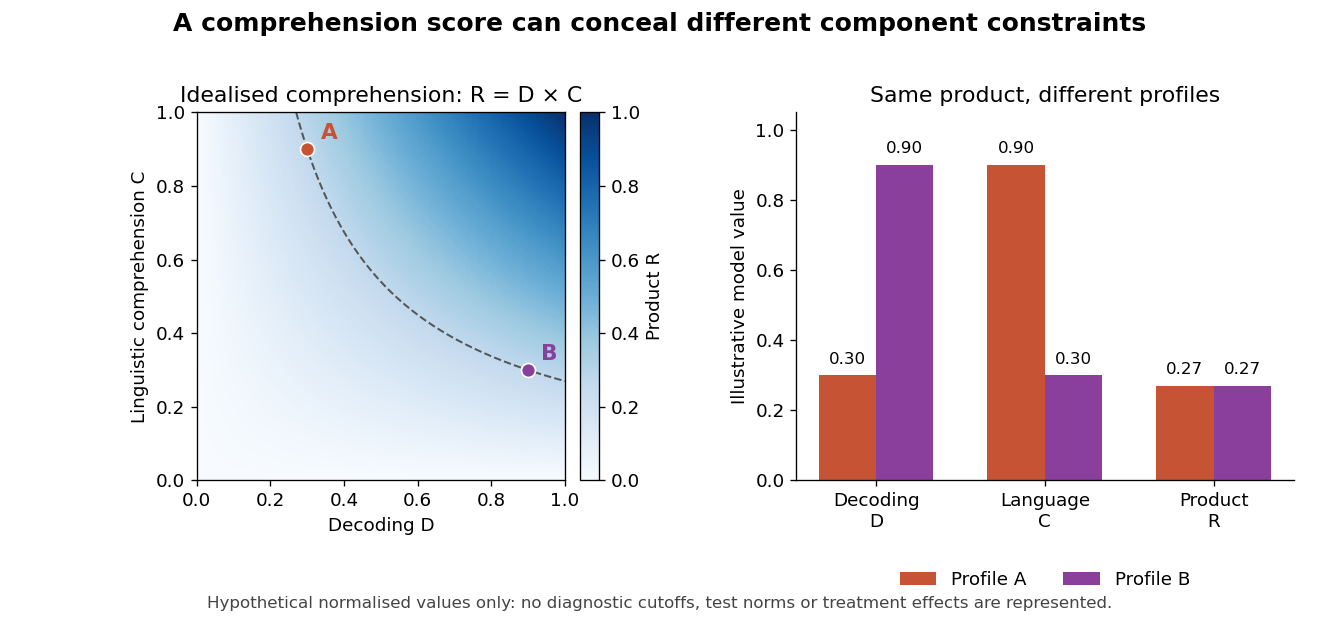

Reproduce this figure in Python.
"""Original idealised product-model illustration, not empirical test scores.

Python 3.14.4, NumPy 2.3.5, Matplotlib 3.10.7.
Writes a same-basename PNG to the current working directory.
"""
from pathlib import Path
import matplotlib
matplotlib.use('Agg')
import matplotlib.pyplot as plt
import numpy as np

plt.rcParams.update({'font.family':'DejaVu Sans','font.size':11})
fig,(ax,bx)=plt.subplots(1,2,figsize=(11,5.2),dpi=120,facecolor='white',gridspec_kw={'width_ratios':[1.04,1]})
t=np.linspace(0,1,201);d,c=np.meshgrid(t,t)
im=ax.pcolormesh(d,c,d*c,shading='auto',cmap='Blues',vmin=0,vmax=1,rasterized=True)
ax.contour(d,c,d*c,levels=[.27],colors=['#555555'],linestyles='--',linewidths=1.2)
for x,y,label,color in [(.3,.9,'A','#c75335'),(.9,.3,'B','#8b3f9d')]:
 ax.scatter([x],[y],s=70,color=color,edgecolor='white',linewidth=1.0,zorder=4)
 ax.annotate(label,(x,y),xytext=(8,6),textcoords='offset points',color=color,weight='bold',fontsize=13)
ax.set(xlim=(0,1),ylim=(0,1),xlabel='Decoding D',ylabel='Linguistic comprehension C',title='Idealised comprehension: R = D × C')
ax.set_aspect('equal')
fig.colorbar(im,ax=ax,fraction=.044,pad=.03,label='Product R')
ys=np.arange(3);w=.34
bx.bar(ys-w/2,[.3,.9,.27],w,color='#c75335',label='Profile A')
bx.bar(ys+w/2,[.9,.3,.27],w,color='#8b3f9d',label='Profile B')
for xpos,vals in [(ys-w/2,[.3,.9,.27]),(ys+w/2,[.9,.3,.27])]:
 for x,y in zip(xpos,vals):bx.text(x,y+.025,f'{y:.2f}',ha='center',va='bottom',fontsize=10)
bx.set(xticks=ys,xticklabels=['Decoding\nD','Language\nC','Product\nR'],ylim=(0,1.05),ylabel='Illustrative model value',title='Same product, different profiles')
bx.spines[['top','right']].set_visible(False)
bx.legend(loc='upper center',bbox_to_anchor=(.5,-.2),ncol=2,frameon=False)
fig.suptitle('A comprehension score can conceal different component constraints',fontsize=15,weight='bold',y=.98)
fig.text(.5,.025,'Hypothetical normalised values only: no diagnostic cutoffs, test norms or treatment effects are represented.',ha='center',fontsize=10,color='#444444')
fig.subplots_adjust(left=.065,right=.98,top=.82,bottom=.23,wspace=.38)
fig.savefig(Path.cwd()/(Path(__file__).stem+'.png'),facecolor='white',transparent=False,metadata={'Software':'Matplotlib'})
plt.close(fig)
